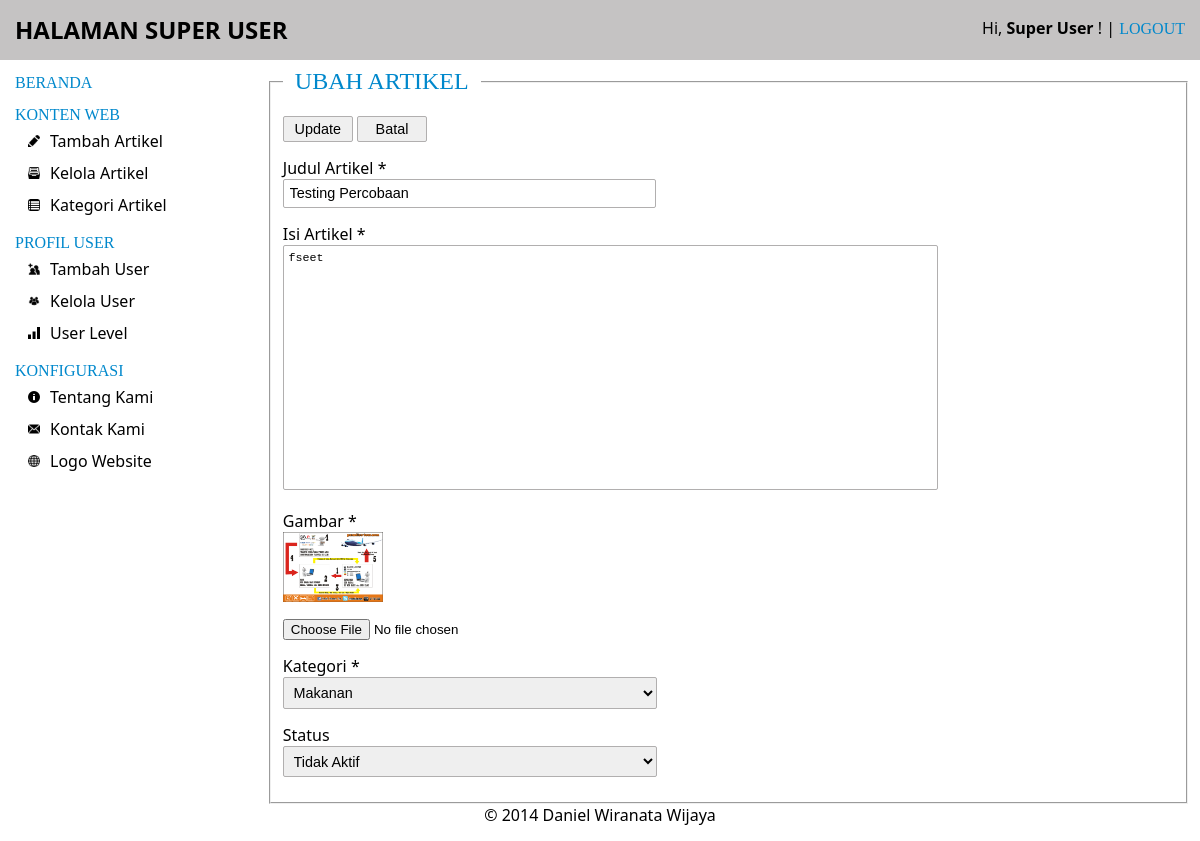
The app's page /update-article.php?id=2 (signed in) with its own data.
### tables this page shows
CREATE TABLE IF NOT EXISTS `cw_articles` (
`article_id` int(11) NOT NULL,
  `title` mediumtext NOT NULL,
  `description` longtext NOT NULL,
  `directory` varchar(20) NOT NULL,
  `image` varchar(50) NOT NULL,
  `category` int(11) NOT NULL,
  `date_created` datetime NOT NULL,
  `date_modified` datetime NOT NULL,
  `author` varchar(20) NOT NULL,
  `status` int(11) NOT NULL
);

### update-article.php (the view, shortened to what this page needs)
<!doctype html>
<html>
<head>
<link rel="stylesheet" type="text/css" href="css/style-admin.css">
</head>
<body>
<div id="container">
    <div id="header" class="column"><?php include("inc/header.php"); ?></div>
    <div id="body" class="column">
        <div id="left-column" class="column"><?php include("inc/nav.php"); ?></div>
        <div id="content" class="column">
		<?php
			if(isset($_GET['id']))
			{
				$id = $_GET['id'];
			}
            $sqlUpdate = mysql_query("SELECT * FROM cw_articles WHERE article_id = '$id'") or die(mysql_error());
            $update = mysql_fetch_array($sqlUpdate);
        ?>
        <fieldset>
            <legend><h2 class="menu" style="margin: 0 10px;">UBAH ARTIKEL</h2></legend>
            <form action="process/edit-article.php?id=<?php echo $update['article_id']; ?>" class="fArticle" method="post" enctype="multipart/form-data" onSubmit="return validasi_edit_artikel(this)">
            <div class="left-form">
            	<div class="row">
                	<input type="submit" name="update_article" value="Update">
                    <a href="manage-article.php" class="btn-link"><input type="button" value="Batal"></a>
                </div>
            	<div class="row">
                	<div class="field-title">Judul Artikel *</div>
                    <div class="field-input"><input type="text" name="ar_title" autocomplete="off" value="<?php echo $update['title']; ?>"></div>
                </div>
            	<div class="row">
                	<div class="field-title">Isi Artikel *</div>
                    <div class="field-input"><textarea name="ar_desc"><?php echo $update['description']; ?></textarea></div>
                </div>
            	<div class="row">
                	<div class="field-title">Gambar *</div>
                    <div class="field-input">
                    	<img style="margin-bottom: 10px;" src="<?php echo $update['directory'].$update['image']; ?>" width="100" height="70">
                        <div style="margin-left: 0;"><input type="file" name="ar_image"></div>
                    </div>
                </div>
            	<div class="row">
                	<div class="field-title">Kategori *</div>
                    <div class="field-input">
                    	<select name="ar_category">
                        <?php
							$sqlCategory = mysql_query("SELECT * FROM cw_category WHERE status = '1'") or die(mysql_error());
							while( $cat = mysql_fetch_array($sqlCategory) )
							{
								if($cat['category_id'] == $update['category'])
								{
									$selected = 'selected';
								}
								else
									{
										$selected = '';
									}
								echo "<option value='$cat[category_id]' $selected>$cat[category_name]</option>";
							}
                        ?>
                        </select>
                    </div>
                </div>
            	<div class="row">
                	<div class="field-title">Status</div>
                    <div class="field-input">
                    	<select name="ar_status">
                        <?php
							$sqlStatus = mysql_query("SELECT * FROM cw_status") or die(mysql_error());
							while( $status = mysql_fetch_array($sqlStatus) )
							{
								if($status['status_id'] == $update['status'])
								{
									$selected = 'selected';
								}
								else
									{
										$selected = '';
									}
								echo "<option value='$status[status_id]' $selected>$status[status_name]</option>";
							}
                        ?>
                        </select>
                    </div>
                </div>
            </div>
            </form>
        </fieldset>
        </div>
    </div>
    <div id="footer" class="column"><?php include("inc/footer.php"); ?></div>
</div>
</body>
</html>

### css/style-admin.css (style rules this page uses)
body { font-family: "Segoe UI"; font-size: 1em; }
a, a:visited { text-decoration: none; color: #000000; }
#left-column { width: 20% !important; margin-right: 20px; margin-top: -18px; margin-left: 2px; }
#content { width: 78% !important; }
#header, #body, #footer { clear: both; margin-bottom: 15px; }
#header { padding: 10px 15px; background-color: #C5C3C3; position: absolute; top: 0; left: 0; width: 100%; }
#body { margin-top: 68px; }
#footer { text-align: center; }
#header-title, #left-column, #content { float: left; }
.fArticle { margin: 15px 0; }
.menu { text-transform: uppercase; font-family: "Trebuchet MS" !important; font-weight: 500; color: #0088CC; }
input[type="text"], input[type="password"], input[type="button"], input[type="submit"], input[type="reset"], textarea, select { border-radius: 2px; border: 1px solid #B1AFAF; font-size: .9em; }
input[type="text"], input[type="password"], input[type="button"], input[type="reset"], textarea, select { padding: .4em; }
input[type="text"], input[type="password"] { width: 25em; }
select { width: 26em; }
input[type="submit"], input[type="button"], input[type="reset"] { padding: 4px; min-width: 70px; cursor: pointer; text-align: center; }
textarea { width: 99%; resize: none; height: 20em; }
.left-form, .right-form { float: left; }
.left-form { width: 73%; margin-right: 20px; }
.row-space, .row { margin-bottom: 15px; }

### records on screen
cw_articles: ar_title "Testing Percobaan", ar_desc "fseet", directory+image (picture)

### other values on screen
$_SESSION['name'] "Super User"
form field ar_category "Makanan"
form field ar_status "Tidak Aktif"
